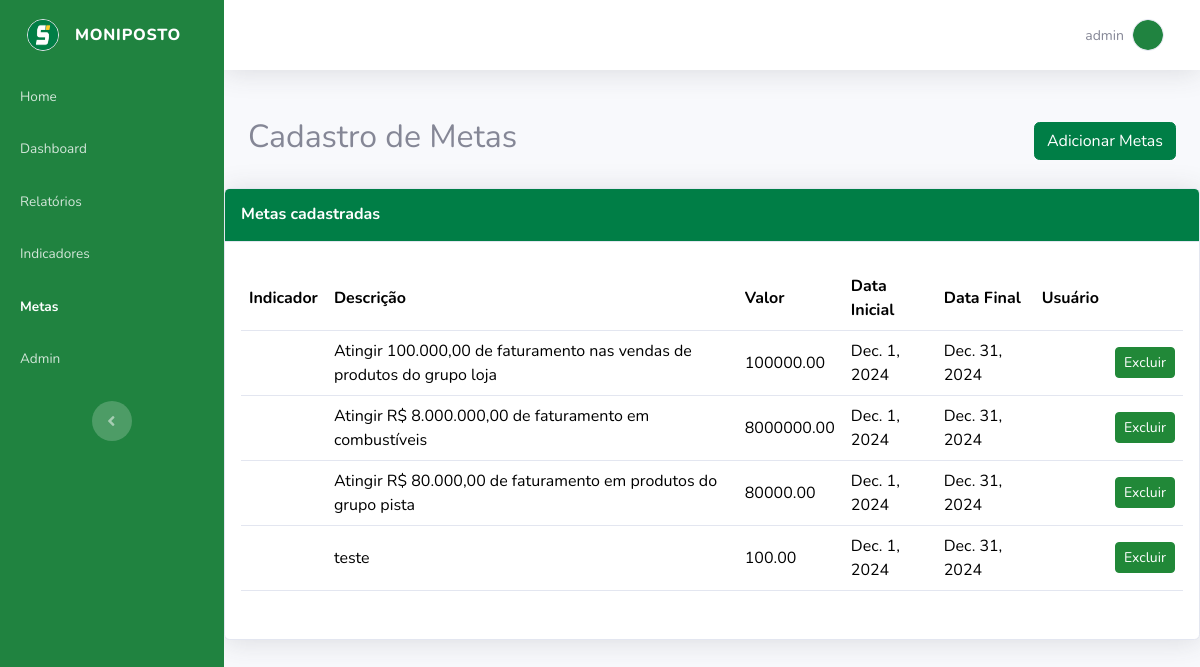
The app's page /metas/ (signed in) with its own data.
### pagina/models.py (models this page shows, shortened)
class CustomUser(AbstractUser):
    telefone = models.CharField(max_length=15, blank=True, null=True)
    endereco = models.CharField(max_length=255, blank=True, null=True)
    groups = models.ManyToManyField(
        Group,
        related_name="customuser_set",  # Adicionar um related_name único
        blank=True
    )
    user_permissions = models.ManyToManyField(
        Permission,
        related_name="customuser_set",  # Adicionar um related_name único
        blank=True
    )

class Metas(models.Model):
    indicador = models.ForeignKey(Indicador, on_delete=models.CASCADE)
    descricao = models.TextField()
    valor = models.DecimalField(max_digits=10, decimal_places=2)
    dt_inicio = models.DateField()
    dt_fim = models.DateField()

### pagina/views.py (the view)
# urls.py: path('metas/', views.metas_view, name='metas'),
@login_required
def metas_view(request):
    indicadores = Indicador.objects.all()  # Puxa todos os indicadores
    metas = Metas.objects.all()  # Puxa todas as metas
    context = {
        'indicadores': indicadores,
        'metas': metas,
    }
    return render(request, 'metas.html', context)

### pagina/templates/metas.html (shortened to what this page needs)
<!DOCTYPE html>
<html lang="en" data-bs-theme="light">
<head>
    {% load static %}
    <link rel="stylesheet" href="{% static 'assets/bootstrap/css/bootstrap.min.css' %}">
    <link rel="stylesheet" href="https://use.fontawesome.com/releases/v5.12.0/css/all.css">
    <link rel="stylesheet" href="https://cdnjs.cloudflare.com/ajax/libs/typicons/2.0.9/typicons.min.css">
    <link rel="stylesheet" href="{% static 'assets/css/styles.min.css' %}">
</head>
<body id="page-top">
    <div id="wrapper">
        <nav class="navbar align-items-start sidebar sidebar-dark accordion bg-gradient-primary p-0 navbar-dark" style="background: rgb(32,131,64); padding-bottom: 0px; margin-bottom: 78px;">
            <div class="container-fluid d-flex flex-column p-0">
                <a class="navbar-brand d-flex justify-content-center align-items-center sidebar-brand m-0" href="{% url 'home' %}">
                    <img class="border rounded-circle" src="{% static 'assets/img/ativos/logoreduzida.png' %}" width="32" height="32">
                    <div class="sidebar-brand-text mx-3"><span>Moniposto</span></div>
                </a>
                <ul class="navbar-nav text-light" id="accordionSidebar">
                    <li class="nav-item"><a class="nav-link" href="{% url 'home' %}"><span>Home</span></a></li>
                    <li class="nav-item"><a class="nav-link" href="{% url 'dashboard' %}"><span>Dashboard</span></a></li>
                    <li class="nav-item"><a class="nav-link" href="{% url 'rel' %}"><span>Relatórios</span></a></li>
                    <li class="nav-item"><a class="nav-link" href="{% url 'indicadores' %}"><span>Indicadores</span></a></li>
                    <li class="nav-item"><a class="nav-link active" href="{% url 'metas' %}"><span>Metas</span></a></li>
                    <li class="nav-item"><a class="nav-link" href="{% url 'admin' %}"><span>Admin</span></a></li>
                </ul>
                <div class="text-center d-none d-md-inline">
                    <button class="btn rounded-circle border-0" id="sidebarToggle" type="button"></button>
                </div>
            </div>
        </nav>
        <div class="d-flex flex-column" id="content-wrapper">
            <div id="content">
                <nav class="navbar navbar-expand bg-white shadow mb-4 topbar">
                    <div class="container-fluid">
                        <ul class="navbar-nav flex-nowrap ms-auto">
                            <li class="nav-item dropdown no-arrow">
                                <a class="dropdown-toggle nav-link" aria-expanded="false" data-bs-toggle="dropdown" href="#">
                                    <span class="d-none d-lg-inline me-2 text-gray-600 small">{{ request.user.username }}</span>
                                    <img class="border rounded-circle img-profile" src="{% static 'assets/img/avatars/avatar1.png' %}" width="32" height="32">
                                </a>
                            </li>
                        </ul>
                    </div>
                </nav>
                <div class="container mt-5">
                    <div class="d-sm-flex justify-content-between align-items-center mb-4">
                        <h2>Cadastro de Metas</h2>
                        <button type="button" class="btn btn-primary" data-bs-toggle="modal" data-bs-target="#addIndicadorModal">
                            Adicionar Metas
                        </button>
                    </div>
                </div>
                <div class="card shadow">
                    <div class="card-header py-3">
                        <h6 class="text-primary m-0 fw-bold text-white">Metas cadastradas</h6>
                    </div>
                    <div class="card-body">
                        <div class="table-responsive table mt-2">
                            <table class="table" id="dataTable">
                                <thead>
                                    <tr>
                                        <th>Indicador</th>
                                        <th>Descrição</th>
                                        <th>Valor</th>
                                        <th>Data Inicial</th>
                                        <th>Data Final</th>
                                        <th>Usuário</th>
                                    </tr>
                                </thead>
                                <tbody>
                                    {% for metas in metas %}
                                        <tr>
                                            <td>{{ Metas.indicador.nome_indicador }}</td>
                                            <td>{{ metas.descricao }}</td>
                                            <td>{{ metas.valor }}</td>
                                            <td>{{ metas.dt_inicio }}</td>
                                            <td>{{ metas.dt_fim }}</td>
                                            <td>{{ metas.usuario.username }}</td>
                                            <td>
                                                <form action="{% url 'metas_delete' metas.id %}" method="POST" style="display:inline;">
                                                    <button
                                                        type="submit"
                                                        class="btn btn-sm"
                                                        style="background-color: #218838; color: #fff; border-color: #218838;"
                                                        onclick="return confirm('Tem certeza que deseja excluir esta meta?')">
                                                        Excluir
                                                    </button>
                                                </form>
                                            </td>
                                        </tr>
                                    {% empty %}
                                        <tr>
                                            <td colspan="6" class="text-center">Nenhuma meta cadastrada.</td>
                                        </tr>
                                    {% endfor %}
                                </tbody>
                            </table>
                        </div>
                    </div>
                </div>
                </div>
            </div>
        </div>
</body>
</html>

### pagina/templates/metas.html (style rules this page uses)
.card-header { background-color: #007E46; color: #FFFFFF; }
.btn-primary { background-color: #007E46; border-color: #007E46; }
table th, table td { vertical-align: middle; }

### records on screen
CustomUser: user.username "admin"
Metas: descricao "Atingir 100.000,00 de faturamento nas vendas de produtos do grupo loja", valor "100000.00", dt_inicio "Dec. 1, 2024", dt_fim "Dec. 31, 2024"
Metas: descricao "Atingir R$ 8.000.000,00 de faturamento em combustíveis", valor "8000000.00", dt_inicio "Dec. 1, 2024", dt_fim "Dec. 31, 2024"
Metas: descricao "Atingir R$ 80.000,00 de faturamento em produtos do grupo pista", valor "80000.00", dt_inicio "Dec. 1, 2024", dt_fim "Dec. 31, 2024"
Metas: descricao "teste", valor "100.00", dt_inicio "Dec. 1, 2024", dt_fim "Dec. 31, 2024"
